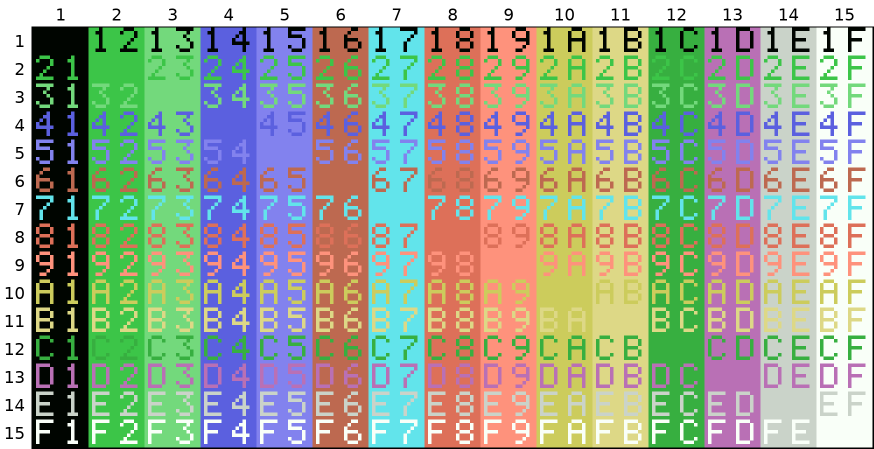
#> input picture appE/figE_1.png, 1747 x 897 px (shown at 1/2 size)
$ python -i meas12.py   (imports and definitions only)
#> lines starting #> are read from the running program, lines starting #| are printed output that depends on the picture
#!/usr/bin/env python3
"""meas12.py -- subroutines and the stack, measured.

    python3 gen12.py && ./build.sh && python3 meas12.py
                                  python3 meas12.py keep fill    only these
                                  python3 meas12.py --missing    those not measured yet

The models: a stack kept in Python, push by push; Zilog's T-states plus one
for every M1 (chapters 3 and 7), added up along the path each program takes;
the fill done again in Python, cell by cell, in the same order.

  stack     SP before each PUSH, the six bytes written, the pairs after the POPs
  calls     the console at third, three calls deep (calls.txt); SP and BC at the end
  lost      where the RET of a routine that pushed went
  cost      every stack instruction and exchange, timed one after another
  keep      both sets of registers and the clock before, between and after the calls
  frame     IX and the words above it inside sum3; the times; the sum
  say       the three lines read back from the screen; HL and SP at the end
  where     256 calls timed three times, and the frame line each run began on
  irq       how far below SP the BIOS's interrupt routine wrote
  top       the stack at the top of memory, 320 calls deep: the next interrupt
  fill      figure 12.1 read back cell by cell against the fill in Python; the
            calls counted; how deep the stack went
  fillall   the same on an empty screen
  fast      both fills timed; every byte checked, and the bytes either side
  popsum    the eight sums, the interrupts taken, and the damage to the table
  answers   the workshop, tried: questions 1 and 5 on the MSX (for Appendix I)
  openmsx   all of it again with every other build (tools/versions.py)
"""
import json
import shutil
import subprocess
import sys
import tempfile
from pathlib import Path

from PIL import Image

HERE = Path(__file__).resolve().parent
REPO = HERE.parent
sys.path.insert(0, str(REPO / "tools"))
sys.path.insert(0, str(HERE))
import console     # noqa: E402
import meas        # noqa: E402
import msxcap      # noqa: E402
import probe       # noqa: E402
import screentext  # noqa: E402
import versions    # noqa: E402
import gen12       # noqa: E402

CAPS = HERE / "captures"
CLOCK = probe.CLOCK
RESULTS = 0xC000
TOP = gen12.STACK_TOP
FRAME_T = meas.T_PER_FRAME["MSXBOOK_EU16"]
CYCLES_PER_LINE = 1368                  # VDP cycles in a line: 228 T x 6


def rom(name):
    return HERE / f"{name}.rom"


def sym(name):
    return probe.sym(HERE / f"{name}.sym")


def tstates(a, b):
    return round((b - a) * CLOCK)


# [35 lines left out: functions finished, ink, build_temp, lst_lines, not called in this run]


def instr(src):
    """the instruction of a source line, without its label"""
    if not src.split():
        return ""
    return src.split(":", 1)[1].strip() if ":" in src.split()[0] else src


def word(v, a):
    return v[a] | v[a + 1] << 8


# ---------------------------------------------------------------- the models
T = {"call": 18, "ret": 11, "push": 12, "pop": 11, "ld r,n": 8, "ld rr,nn": 11,
     "ld ix,nn": 16, "add ix,rr": 17, "ld r,(ix+d)": 21, "add hl,rr": 12, "or a": 5,
     "ex af": 5, "exx": 5, "djnz": 14, "djnz_last": 9, "ld (hl),r": 8, "inc hl": 7,
     "dec r": 5, "jr": 13, "jr_not": 8, "ld (nn),sp": 22, "ld sp,(nn)": 22, "ld sp,nn": 11}

COST_T = {"push bc": 12, "ex (sp), hl": 20, "pop bc": 11, "push ix": 17, "ex (sp), ix": 25,
          "pop ix": 16, "call sub": 18, "ret": 11, "ex af, af'": 5, "exx": 5, "ex de, hl": 5,
          "ld (keep), sp": 22, "ld hl, $C800": 11, "ld sp, hl": 7, "inc sp": 7, "dec sp": 7,
          "add hl, sp": 12, "ld ix, $C800": 16, "ld sp, ix": 12, "ld sp, $C800": 11,
          "ld sp, (keep)": 22, "nop": 5}


class Stack:
    """a stack in Python: memory and SP"""

    def __init__(self, sp):
        self.sp, self.mem = sp, {}

    # [85 lines left out: functions push, pop, stack, calls, lost, cost, not called in this run]


# ---------------------------------------------------------------- keep
REGS = "[reg af] [reg bc] [reg de] [reg hl] [reg af2] [reg bc2] [reg de2] [reg hl2]"


def flags_or(a):
    return (a & 0xA8) | (0x40 if a == 0 else 0) | (0x04 if bin(a).count("1") % 2 == 0 else 0)


# [45 lines left out: functions keep, frame, not called in this run]


# ---------------------------------------------------------------- say
SAY_FRAME = 10


# [50 lines left out: functions say, where, irq, not called in this run]


# ---------------------------------------------------------------- top
TOP_FRAMES = 330
HOOK = 0xFD9A                           # H.KEYI, the first hook the routine calls


# [96 lines left out: functions top, fill_model, cells_of, stack_depth, fill_step, not called in this run]


FILL_FRAME, FILLALL_FRAME = 20, 25


def fill():
    return fill_step("fill", gen12.ring(), gen12.FILL_SEED, FILL_FRAME)


def fillall():
    return fill_step("fillall", [], (0, 0), FILLALL_FRAME)


# ---------------------------------------------------------------- fast
# [57 lines left out: functions t_slow, t_quick, fast, popsum, not called in this run]


# ---------------------------------------------------------------- answers
ANSWERS = """        ld sp, $E000            ; question 1
        ld bc, $1234
        push bc
        ld (RESULTS), sp
        ld sp, SYS_AREA
"""


# [38 lines left out: functions fill_pushing, answers, not called in this run]


# ---------------------------------------------------------------- openmsx
OPENMSX_SECTIONS = ["stack", "calls", "lost", "cost", "keep", "frame", "say", "where", "irq",
                    "top", "fill", "fillall", "fast", "popsum", "answers"]


# [4 lines left out: function openmsx, not called in this run]


SECTIONS = {"stack": stack, "calls": calls, "lost": lost, "cost": cost, "keep": keep,
            "frame": frame, "say": say, "where": where, "irq": irq, "top": top, "fill": fill,
            "fillall": fillall, "fast": fast, "popsum": popsum, "answers": answers,
            "openmsx": openmsx}


# [12 lines left out: function main, not called in this run]


# [3 lines not run here, left out]

>>> import cv2
>>> picture = cv2.imread('../appE/figE_1.png', cv2.IMREAD_GRAYSCALE)
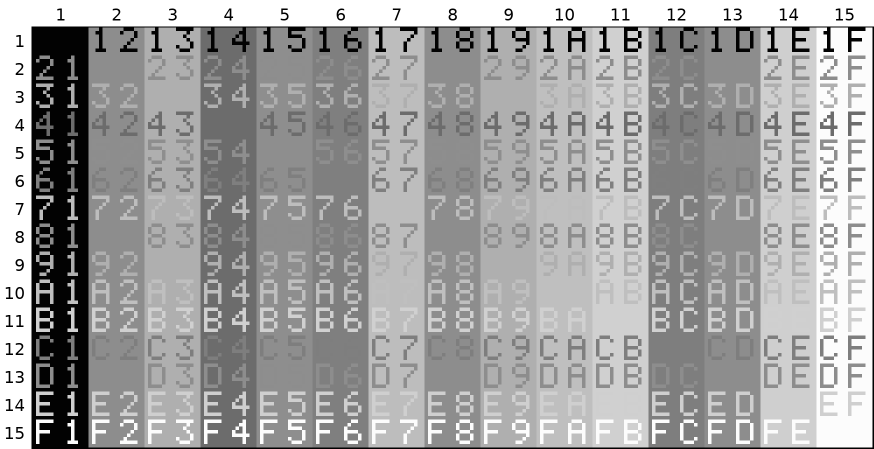
#> picture: shape (897, 1747) (shown at 1/2 size); min 0, max 255, mean 162.3
#> (the run stopped early here; a loop or call above may not have finished)
